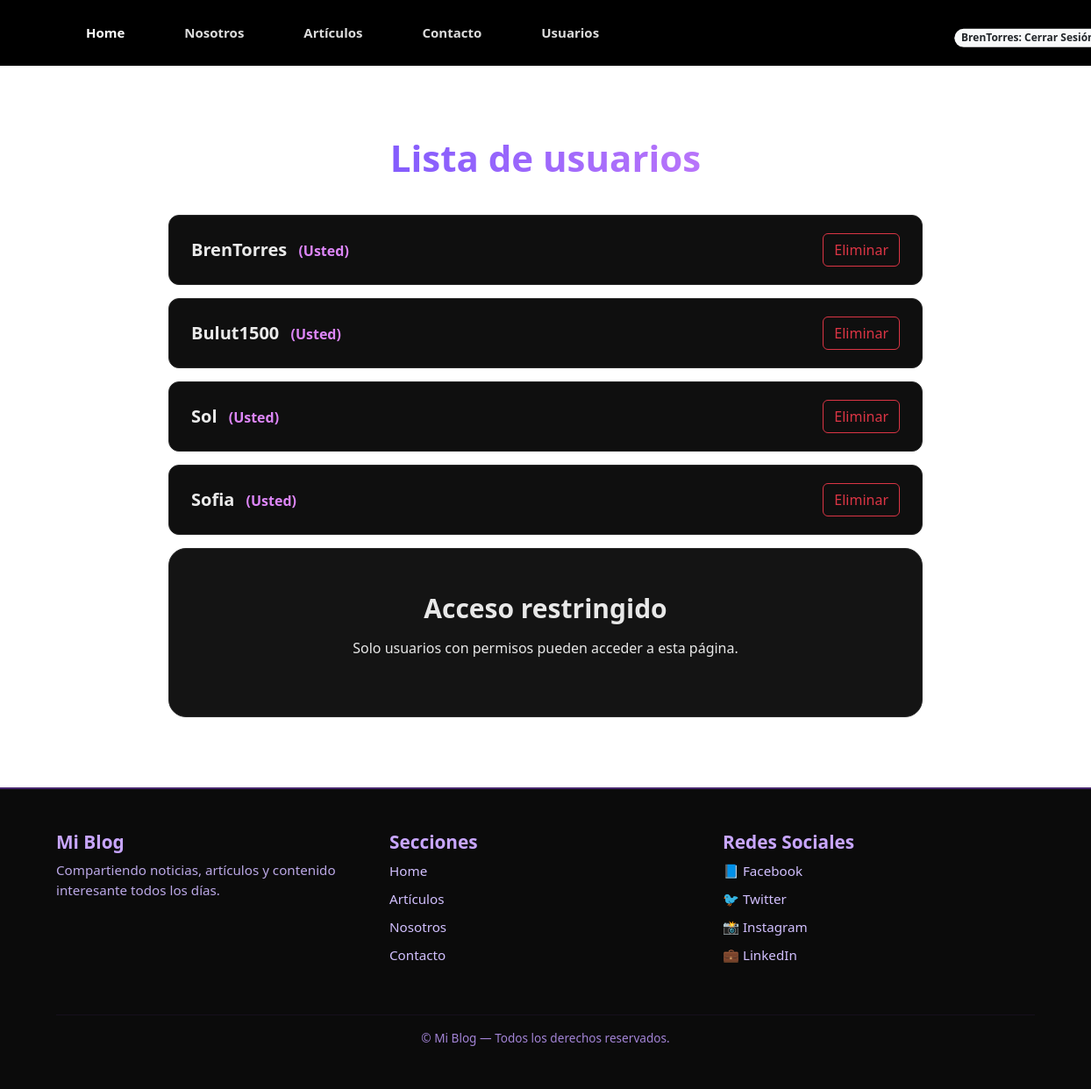
The app's page /registracion/usuario/ (signed in) with its own data.
### apps/usuario/models.py (models this page shows, shortened)
class Usuario(AbstractUser):
    imagen = models.ImageField(null=True, blank=True,upload_to='usuario', default='usuario/user-default.png')

### apps/usuario/views.py (the view)
# urls.py: path('usuario/', UsuarioListView.as_view(), name='listUsuario'),
class UsuarioListView(LoginRequiredMixin, ListView):
    model = Usuario
    template_name = 'usuario/listUsuario.html'
    context_object_name = 'usuarios'
    def get_queryset(self):
        queryset = super().get_queryset()
        queryset = queryset.exclude(is_superuser=True)
        return queryset

### templates/usuario/listUsuario.html (shortened to what this page needs)
{% extends "home.html" %}
{% load static %}
{% block extra_css %}
<link rel="stylesheet" href="{% static 'css/usuarios.css' %}">
{% endblock %}
{% block content %}
<div class="usuarios-container">
        <h2 class="usuarios-title">Lista de usuarios</h2>
        <div class="usuarios-list">
            {% for usuario in usuarios %}
            <div class="usuario-card">
                <div class="usuario-info">
                    <span class="usuario-nombre">
                        {{ usuario.username }}
                    </span>
                        <span class="usuario-usted">(Usted)</span>
                </div>
                    <a class="btn btn-outline-danger eliminar-usuario-btn"
                        data-url="{% url 'apps.usuario:eliminarUsuario' id=usuario.id %}">
                        Eliminar
                    </a>
               </div>
            {% empty %}
                <p class="sin-usuarios">No hay usuarios registrados.</p>
            {% endfor %}
        </div>
        <div class="usuarios-restringido">
            <h3>Acceso restringido</h3>
            <p>Solo usuarios con permisos pueden acceder a esta página.</p>
        </div>
</div>
{% endblock %}

### templates/home.html (shortened to what this page needs)
{% load static %}
<!doctype html>
<html lang="es-ar">
<head>
    <link rel="stylesheet" href="{% static 'css/style.css' %}">
    <link rel="stylesheet" href="{% static 'css/footer.css' %}">
    <link href="https://cdn.jsdelivr.net/npm/bootstrap@5.3.2/dist/css/bootstrap.min.css" rel="stylesheet">
    {% block extra_css %}{% endblock %}
</head>
<body>
    <nav class="custom-navbar">
        <div class="container d-flex justify-content-between align-items-center">
           <ul class="nav">
                <li class="nav-item">
                    <a class="nav-link active" href="{% url 'index' %}">Home</a>
                </li>
                <li class="nav-item">
                    <a class="nav-link" href="{% url 'nosotros' %}">Nosotros</a>
                </li>
                <li class="nav-item">
                    <a class="nav-link" href="{% url 'apps.articulo:articulos' %}">Artículos</a>
                </li>
                <li class="nav-item">
                    <a class="nav-link" href="{% url 'contacto' %}">Contacto</a>
                {% if user.is_authenticated %}
                    {% if user.is_superuser %}
                        <li class="nav-item">
                            <a class="nav-link" href="{% url 'apps.usuario:listUsuario' %}">Usuarios</a>
                        </li>
                    {% else %}
                        {% for group in user.groups.all %}
                            {% if group.name == "Colaborador" %}
                                <li class="nav-item">
                                    <a class="nav-link" href="{% url 'apps.usuario:listUsuario' %}">Usuarios</a>
                                </li>
                            {% endif %}
                        {% endfor %}
                    {% endif %}
                {% endif %}
            </ul>
            {% if user.is_authenticated %}
            <form class="nav-icon position-relative text-decoration-none"
                method="post"
                action="{% url 'apps.usuario:logout' %}">
                <button type="submit">
                    <span class="position-absolute top-200 left-100 translate-middle badge rounded-pill bg-light text-dark">
                        {{ user.username }}: Cerrar Sesión
                    </span>
                </button>
            </form>
        {% endif %}
        </div>
    </nav>
    <main class="container mt-5">
        {% block content %}{% endblock %}
    </main>
    <footer class="custom-footer mt-5">
        <div class="container py-5">
            <div class="row">
                <div class="col-md-4 mb-4">
                    <h5 class="footer-title">Mi Blog</h5>
                    <p class="footer-text">
                        Compartiendo noticias, artículos y contenido interesante todos los días.
                    </p>
                </div>
                <div class="col-md-4 mb-4">
                    <h5 class="footer-title">Secciones</h5>
                    <ul class="footer-list">
                        <li><a href="#">Home</a></li>
                        <li><a href="#">Artículos</a></li>
                        <li><a href="#">Nosotros</a></li>
                        <li><a href="#">Contacto</a></li>
                    </ul>
                </div>
                <div class="col-md-4 mb-4">
                    <h5 class="footer-title">Redes Sociales</h5>
                    <ul class="footer-list">
                        <li><a href="#">📘 Facebook</a></li>
                        <li><a href="#">🐦 Twitter</a></li>
                        <li><a href="#">📸 Instagram</a></li>
                        <li><a href="#">💼 LinkedIn</a></li>
                    </ul>
                </div>
            </div>
            <hr class="footer-divider">
            <p class="footer-copy text-center mb-0">
                © {{ year }} Mi Blog — Todos los derechos reservados.
            </p>
        </div>
    </footer>
</body>
</html>

### static/css/style.css (style rules this page uses)
.custom-navbar { background-color: #000; padding: 18px 0; }
.custom-navbar .nav-link { color: #dcdcdc; font-weight: 600; font-size: 15px; margin: 0 18px; }
.custom-navbar .nav-link:hover, .custom-navbar .nav-link.active { color: white; }

### static/css/footer.css (style rules this page uses)
.custom-footer { background: #0b0b0b; color: #d8c8ff; border-top: 2px solid rgba(158, 75, 255, 0.4); }
.footer-title { font-size: 1.3rem; font-weight: 700; color: #c8a6ff; }
.footer-text { font-size: 0.95rem; color: #bba8e6; }
.footer-list { list-style: none; padding: 0; }
.footer-list li { margin-bottom: 8px; }
.footer-list a { text-decoration: none; color: #d2c0ff; transition: 0.3s; font-size: 0.95rem; }
.footer-divider { border-color: rgba(158, 75, 255, 0.3); }
.footer-copy { color: #a384d6; font-size: 0.85rem; }

### static/css/usuarios.css (style rules this page uses)
.usuarios-container { max-width: 900px; margin: 60px auto; padding: 20px; color: #e8e8e8; }
.usuarios-title { text-align: center; font-size: 42px; font-weight: 700; margin-bottom: 40px; background: linear-gradient(to right, #5f4bff, #dd86f8); -webkit-background-clip: text; -webkit-text-fill-color: transparent; }
.usuarios-list { width: 100%; }
.usuario-card { background: #0f0f0f; border: 1px solid #272727; padding: 20px 25px; border-radius: 12px; margin-bottom: 15px; display: flex; justify-content: space-between; align-items: center; transition: 0.3s; }
.usuario-nombre { font-size: 20px; font-weight: 600; color: #eaeaea; }
.usuario-usted { color: #dd86f8; font-weight: 600; margin-left: 8px; }
.usuarios-restringido { text-align: center; padding: 50px; background: #141414; border-radius: 20px; border: 1px solid #2a2a2a; }
.usuarios-restringido h3 { font-size: 30px; font-weight: 700; margin-bottom: 15px; }

### records on screen
Usuario: username "BrenTorres"
Usuario: username "Bulut1500"
Usuario: username "Sol"
Usuario: username "Sofia"
